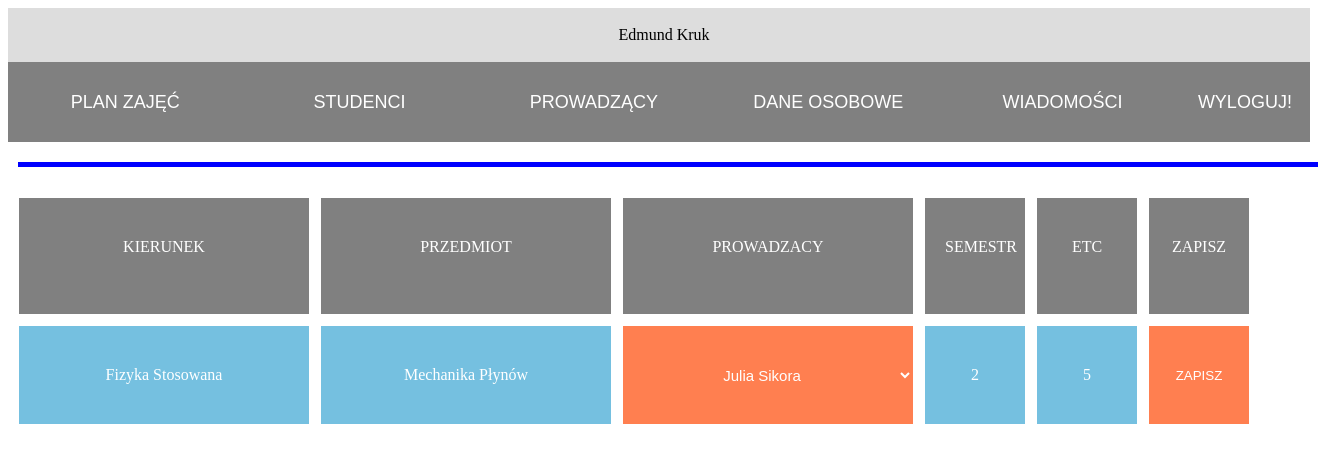
Screenshot of /prowadzacy_edit_cd.php?i=14 (signed in) with the database file from the repository.
### tables this page shows
CREATE TABLE `kierunki_przedmioty` (
  `ID` int NOT NULL,
  `kierunek_id` int NOT NULL,
  `przedmiot_id` int NOT NULL,
  `ETC` tinyint NOT NULL,
  `semestr` tinyint NOT NULL
);

CREATE TABLE `kierunki` (
  `ID` int NOT NULL,
  `kierunek` varchar(40) NOT NULL,
  `wydzial_id` int NOT NULL
);

CREATE TABLE `przedmioty` (
  `ID` int NOT NULL,
  `nazwa` varchar(40) NOT NULL
);

CREATE TABLE `prowadzacy` (
  `ID` int NOT NULL,
  `imie` varchar(40) NOT NULL,
  `nazwisko` varchar(30) NOT NULL,
  `mail` varchar(50) NOT NULL,
  `haslo` varchar(100) NOT NULL
);

### prowadzacy_edit_cd.php (the view, shortened to what this page needs)
<?php
require_once "connect.php";
if(isset($_GET['i']) )
{
	$p_id = $_GET['i'];
}
else
{
    header('Location:prowadzacy_edit.php');
    exit();
}
$marks=NULL;
function requires(&$tab,$zapyt,$s,$u,$p,$d)
{
	try
	{
		$con= new mysqli($s,$u,$p,$d);
		if($con->connect_errno!=0)
		{
			throw new Exception(mysqli_connect_errno());
		}
		else
		{
		    $rez=$con->query($zapyt);
		}
	}
	catch(Exception $e)
	{
		echo '<span style="color:red;">Blad serwera </span>';
		echo '<br/>'.$e;
	}
}
function wypisz($ile0,$tab,$teachers)
{
    $j=0;
	while($j<$ile0)
		{
		?>
<form action="" id="f1" method="POST">
		<div class="blok">
	    	<?php echo $tab[$j]['kierunek'];?>
		</div>
		<div class="blok">
	    	<?php echo $tab[$j]['nazwa'];?>
		</div>
			<select name="prow" id="prow">
				<option value="<?php echo $tab[$j]['ID'];?>">	<?php echo $tab[$j]['imie']." ".$tab[$j]['nazwisko'];?> </option>
			</select>
		<div class="blok2">
	    	<?php echo $tab[$j]['semestr'];?>
		</div>
		<div class="blok2">
	    	<?php echo $tab[$j]['ETC'];?>
		</div>
	 		 <input type="submit" name="mark" class="input"  value="ZAPISZ"/> <br/> </input>
		</form>
		<?php
		$j++;
		}
}
?>
<!DOCTYPE html>
<html>
<head>
</head>
<body>
<?php
require_once "menu_panel.php";
$zap1="SELECT kierunki_przedmioty_prowadzacy.ID,kierunki.kierunek,przedmioty.nazwa,przedmioty.ID As przedmiot_id,kierunki_przedmioty.kierunek_id,kierunki_przedmioty.ETC,kierunki_przedmioty.semestr, kierunki_przedmioty_prowadzacy.prowadzacy_id,prowadzacy.imie,prowadzacy.nazwisko
from kierunki_przedmioty inner join kierunki_przedmioty_prowadzacy on kierunki_przedmioty_prowadzacy.kierunki_przedmioty_id=kierunki_przedmioty.ID
inner join przedmioty on przedmioty.ID=kierunki_przedmioty.przedmiot_id
inner join kierunki on kierunki.ID=kierunki_przedmioty.kierunek_id
inner join prowadzacy on prowadzacy.ID=kierunki_przedmioty_prowadzacy.prowadzacy_id
where kierunki_przedmioty_prowadzacy.ID='$p_id'";
$zap2="SELECT * FROM prowadzacy ORDER BY nazwisko,imie";
requires($teachers,$zap2,$servername,$username,$password,$database);
?>
<div id="line"> </div>
<div class="con">
	<div class="info">
		 <?php echo "KIERUNEK"."</br></br>";?>
	</div>
	<div class="info">
		 <?php echo "PRZEDMIOT"."</br></br>";?>
	</div>
	<div class="info">
		 <?php echo "PROWADZACY"."</br></br>";?>
	</div>
	<div class="info2">
		 <?php echo "SEMESTR"."</br></br>";?>
	</div>
	<div class="info2">
		 <?php echo "ETC"."</br></br>";?>
	</div>
	<div class="info2">
		 <?php echo "ZAPISZ"."</br></br>";?>
	</div>
<?php
	requires($marks,$zap1,$servername,$username,$password,$database);
	if($marks==NULL)
		  $index=0;
	else
		  $index=count($marks);
	wypisz($index,$marks,$teachers);
?>
</div>
</body>
</html>

### prowadzacy_edit_cd.php (style rules this page uses)
.blok, .blok2, .info, .info2, .input, #prow { position:relative; width:250px; background:#75c0e0; padding: 20px; padding-bottom:40px; padding-top:40px; text-align:center; margin-top:10px; color:white; margin-left:10px; border: solid 1px; float:left; }
#prow { height:100px; font-size:15px; margin:none; width:292px; background:#FF7F50; }
select { text-align-last:center; margin-left:auto; margin-right:auto; }
.info,.info2 { background:grey; }
.blok2,.info2, .input { width:60px; }
.input { background:#FF7F50; height:100px; width:102px; }
#line { position:relative; height: 5px; margin-left:10px; background:blue; width:100%; margin-bottom:20px; float:left; }
.con { position:relative; width:1300px; }
#f1 { width:1300px; float:left; text-align:left; }

### rows the page displays
kierunki_przedmioty: kierunek.kierunek "Fizyka Stosowana", przedmiot.nazwa "Mechanika Płynów", prow "Julia Sikora", semestr "2", ETC "5"

### other values shown
$_SESSION['dane'] "Edmund Kruk"
$title "STUDENCI"
